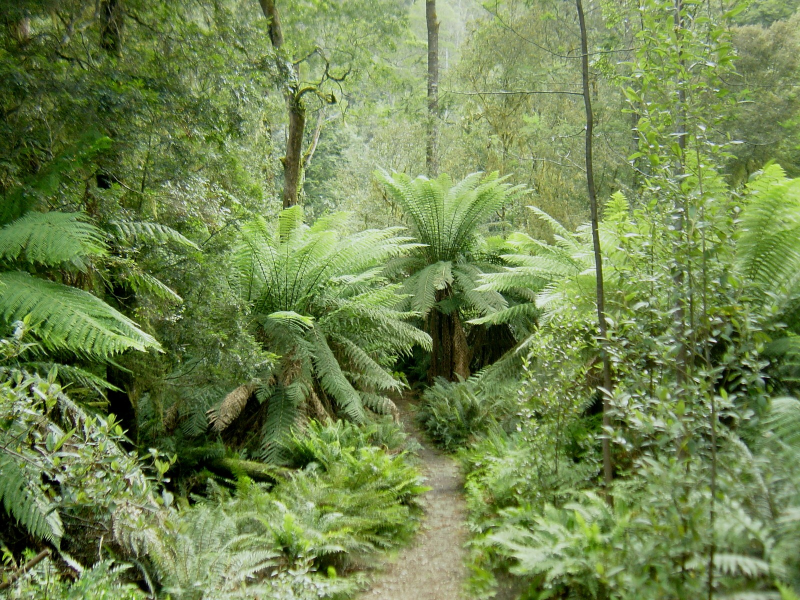
#> input picture c_01_intro_to_CV_and_Python/ex1/forest.jpg, 1600 x 1200 px (shown at 1/2 size)
$ jupyter execute --allow-errors ex1_3_opencv.ipynb
#> lines starting #> are read from the running program, lines starting #| are printed output that depends on the picture
# EX 1.3- Opencv: forest pyramid

[cell 1]
# to run in google colab
import sys

if "google.colab" in sys.modules:

    def download_from_web(url):
        import requests

        response = requests.get(url)
        if response.status_code == 200:
            with open(url.split("/")[-1], "wb") as file:
                file.write(response.content)
        else:
            raise Exception(
                f"Failed to download the image. Status code: {response.status_code}"
            )

    download_from_web(
        "https://github.com/YoniChechik/AI_is_Math/raw/master/c_01_intro_to_CV_and_Python/ex1/forest.jpg"
    )
    download_from_web(
        "https://github.com/YoniChechik/AI_is_Math/raw/master/c_01_intro_to_CV_and_Python/ex1/pyramids.png"
    )

[cell 2]
import cv2
import matplotlib.pyplot as plt
import numpy as np  # noqa: F401

[cell 3]
forest_img = cv2.imread("forest.jpg")
#> forest_img is the input picture: shape (1200, 1600, 3); mean B, G, R 79, 134.3, 113.4
pyramid_img = cv2.imread("pyramids.png")
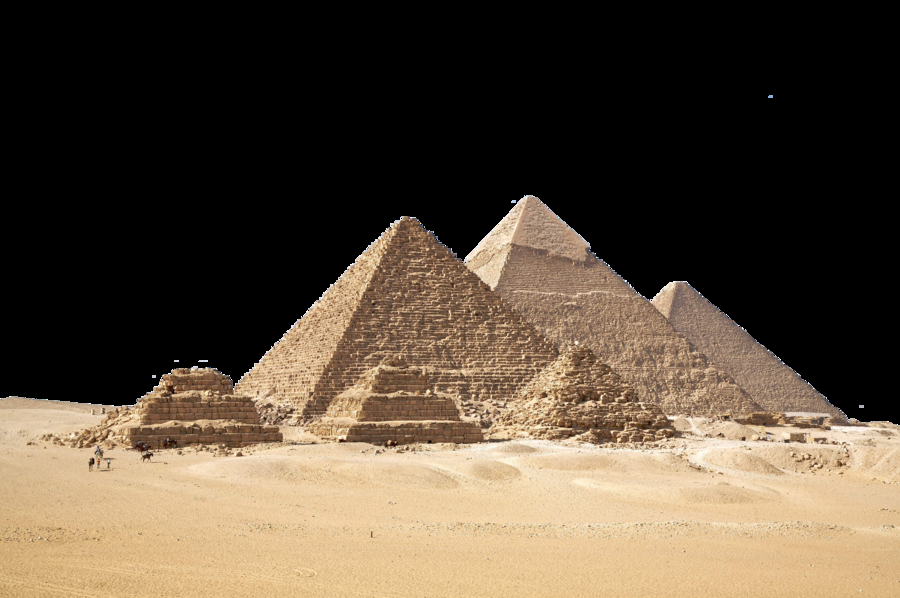
#> input picture c_01_intro_to_CV_and_Python/ex1/pyramids.png, 900 x 598 px
#> pyramid_img is the input picture: shape (598, 900, 3); mean B, G, R 61, 77.7, 91.7
pyramid_img = cv2.cvtColor(pyramid_img, cv2.COLOR_BGR2GRAY)
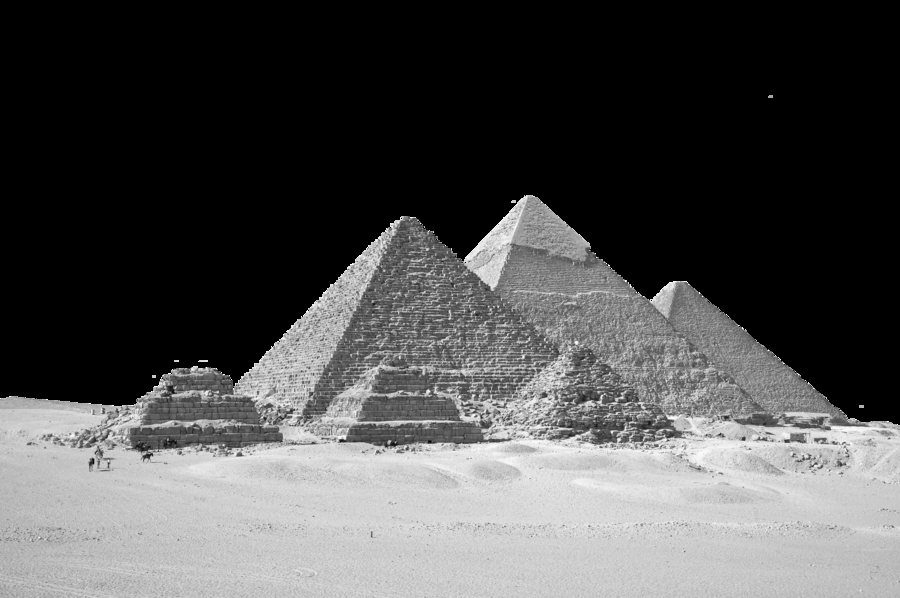
#> pyramid_img: shape (598, 900); min 0, max 255, mean 80
forest_img = cv2.cvtColor(forest_img, cv2.COLOR_BGR2GRAY)
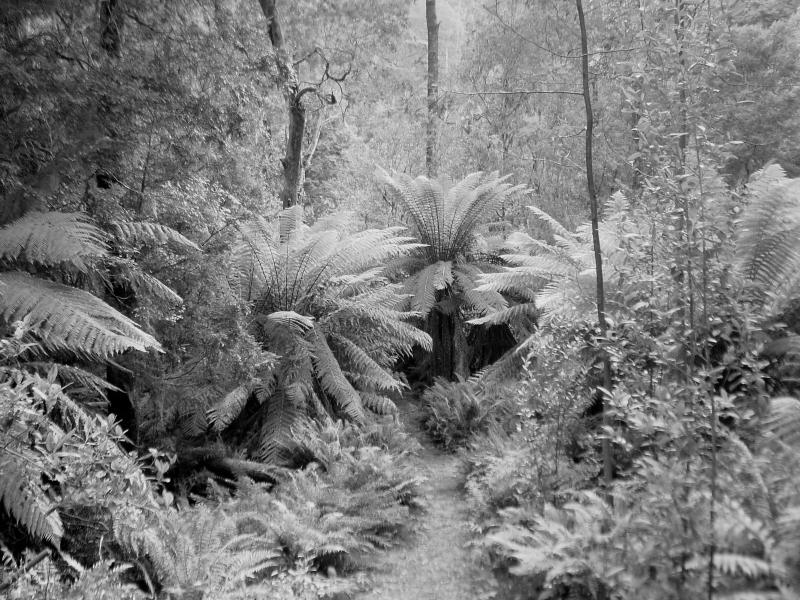
#> forest_img: shape (1200, 1600) (shown at 1/2 size); min 0, max 237, mean 121.7
